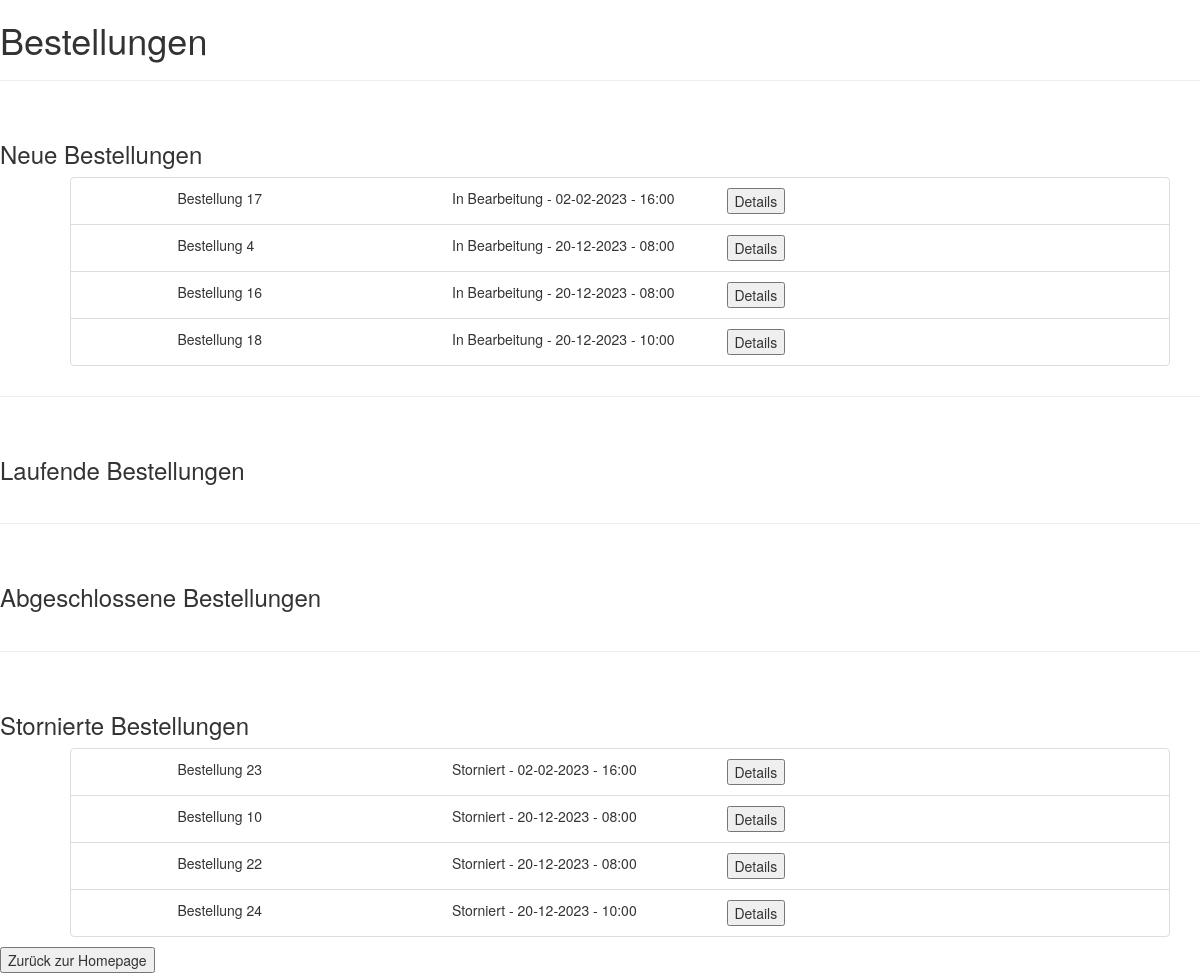
Page /customer/bestellungen (signed in) on the earlier database version.
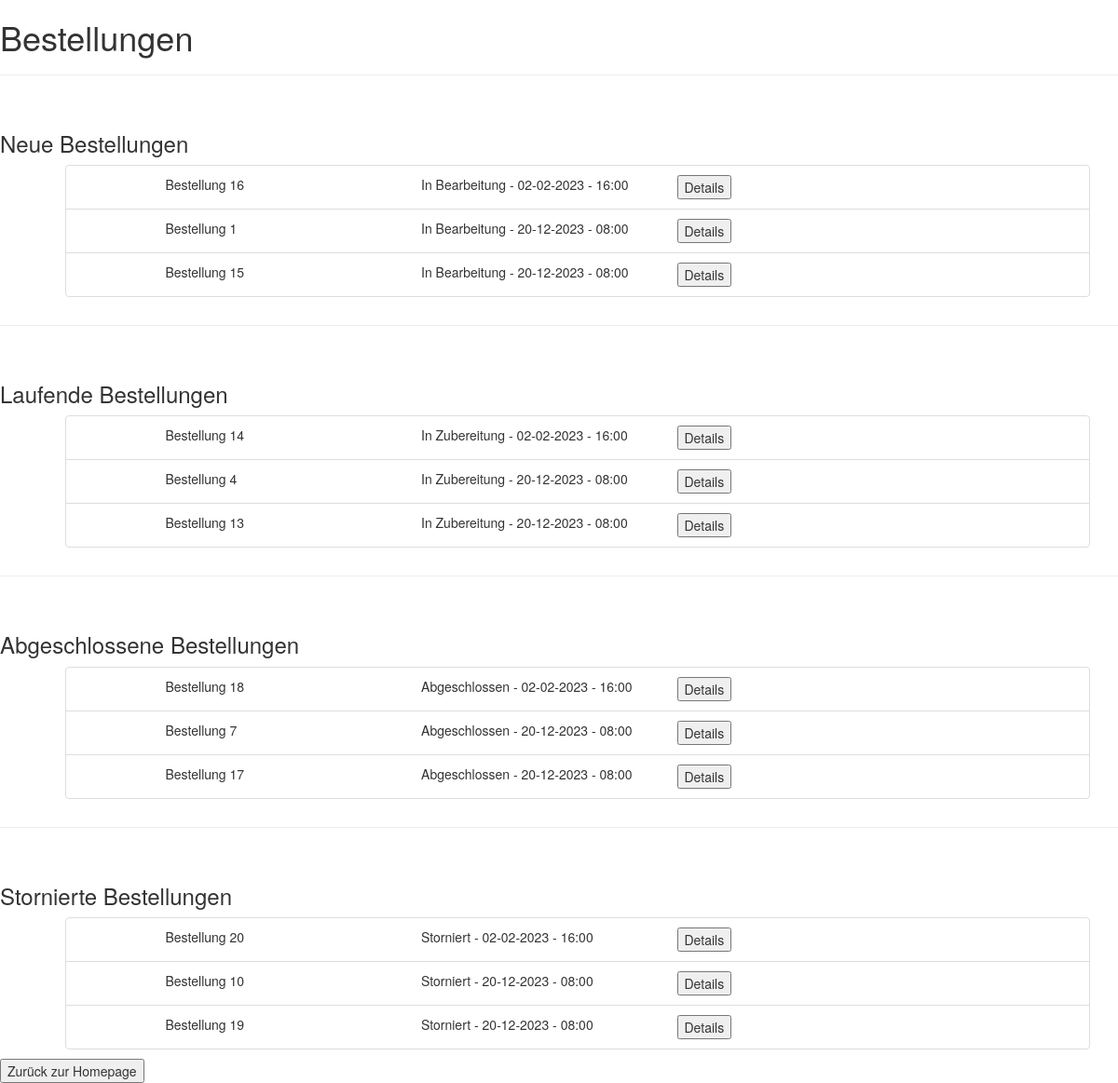
Same page on the later database version.
### tables this page shows
CREATE TABLE 'bestellung' ('bestell_id' INTEGER PRIMARY KEY AUTOINCREMENT,'status' TEXT, 'eingangsTag' DATE, 'eingangsUhrzeit' TIME, 'zusatztext' TEXT, 'restaurant_username' TEXT, 'customer_username' TEXT, FOREIGN KEY (restaurant_username) references restaurant(username), FOREIGN KEY (customer_username) references kunde(username));

### app.py (the view)
@app.route("/customer/bestellungen")
def customerOrders():
    if(not 'customer_username' in session):
        return render_template('customer_login.html')
    username = session['customer_username']
    newOrders = zugreifer.getNewOrdersForCustomer(username)
    pendingOrders = zugreifer.getPendingOrdersForCustomer(username)
    finishedOrders = zugreifer.getFinishedOrdersForCustomer(username)
    canceledOrders = zugreifer.getCanceledOrdersForCustomer(username)
    return render_template('customer_orders.html', newOrders = newOrders, pendingOrders = pendingOrders, finishedOrders = finishedOrders, canceledOrders = canceledOrders)

### zugreifer.py (called while the page is built)
def getNewOrdersForCustomer(username):
    con = sqlite3.connect("Database.db")
    cur = con.cursor()
    result = cur.execute("SELECT * FROM bestellung where customer_username='" + username + "' and status='In Bearbeitung' order by eingangsTag asc , eingangsUhrzeit asc;");
    newOrders = list()
    for x in result:
        newOrders.append(order(x[0], x[1], x[2], x[3], x[4], x[5], x[6]))
    cur.close()
    con.close()
    return newOrders;

def getPendingOrdersForCustomer(username):
    con = sqlite3.connect("Database.db")
    cur = con.cursor()
    result = cur.execute("SELECT * FROM bestellung where customer_username='" + username + "' and status='In Zubereitung' order by eingangsTag asc , eingangsUhrzeit asc;");
    pendingOrders = list()
    for x in result:
        pendingOrders.append(order(x[0], x[1], x[2], x[3], x[4], x[5], x[6]))
    cur.close()
    con.close()
    return pendingOrders;

### templates/customer_orders.html (shortened to what the changed rows need)
<!DOCTYPE html>
<html>
    <head>
        <link rel="stylesheet" href="https://maxcdn.bootstrapcdn.com/bootstrap/3.4.1/css/bootstrap.min.css">
    </head>
    <body>
        <h1>Bestellungen</h1>
        <hr><br>
        <h3>Neue Bestellungen</h3>
        <div class="container">
            <ul>
                {%for newOrder in newOrders%}
                <li class="list-group-item" style="list-style-type: none;">
                    <div class="row">
                        <div class="col-sm-1"></div>
                        <div class="col-sm-3">
                            Bestellung {{ newOrder.orderId }}
                        </div>
                        <div class="col-sm-3">
                            {{ newOrder.status }} - {{ newOrder.date }} - {{ newOrder.time }}
                        </div>
                        <div class="col-sm-3">
                            <form action="{{ url_for('customerOrderDetails',orderId = newOrder.orderId) }}" method=post >
                                <button type="submit">Details</button>
                            </form>
                        </div>
                </li>
                {% endfor %}
            </ul>
        </div>
        <hr><br>
        <h3>Laufende Bestellungen</h3>
        <div class="container">
            <ul>
                {%for pendingOrder in pendingOrders%}
                <li class="list-group-item" style="list-style-type: none;">
                    <div class="row">
                        <div class="col-sm-1"></div>
                        <div class="col-sm-3">
                            Bestellung {{ pendingOrder.orderId }}
                        </div>
                        <div class="col-sm-3">
                            {{ pendingOrder.status }} - {{ pendingOrder.date }} - {{ pendingOrder.time }}
                        </div>
                        <div class="col-sm-3">
                            <form action="{{ url_for('customerOrderDetails',orderId = pendingOrder.orderId) }}" method=post >
                                <button type="submit">Details</button>
                            </form>
                        </div>
                </li>
                {% endfor %}
            </ul>
        </div>
        <hr><br>
        <h3>Abgeschlossene Bestellungen</h3>
        <div class="container">
            <ul>
                {%for finishedOrder in finishedOrders %}
                <li class="list-group-item" style="list-style-type: none;">
                    <div class="row">
                        <div class="col-sm-1"></div>
                        <div class="col-sm-3">
                            Bestellung {{ finishedOrder.orderId }}
                        </div>
                        <div class="col-sm-3">
                            {{ finishedOrder.status }} - {{ finishedOrder.date }} - {{ finishedOrder.time }}
                        </div>
                        <div class="col-sm-3">
                            <form action="{{ url_for('restaurantOrderDetails',orderId = finishedOrder.orderId) }}" method=post >
                                <button type="submit">Details</button>
                            </form>
                        </div>
                </li>
                {% endfor %}
            </ul>
        </div>
        <hr><br>
        <h3>Stornierte Bestellungen</h3>
        <div class="container">
            <ul>
                {%for canceledOrder in canceledOrders %}
                <li class="list-group-item" style="list-style-type: none;">
                    <div class="row">
                        <div class="col-sm-1"></div>
                        <div class="col-sm-3">
                            Bestellung {{ canceledOrder.orderId }}
                        </div>
                        <div class="col-sm-3">
                            {{ canceledOrder.status }} - {{ canceledOrder.date }} - {{ canceledOrder.time }}
                        </div>
                        <div class="col-sm-3">
                            <form action="{{ url_for('restaurantOrderDetails',orderId = canceledOrder.orderId) }}" method=post >
                                <button type="submit">Details</button>
                            </form>
                        </div>
                </li>
                {% endfor %}
            </ul>
        </div>
        <div class="row-sm-20">
            <form action="/customer" method="get">
            </form>
        </div>
    </body>
</html>

Differences in the rows shown:
removed bestellung: orderId "23", status "Storniert", date "02-02-2023", time "16:00", shown under "Stornierte Bestellungen"
removed bestellung: orderId "22", status "Storniert", date "20-12-2023", time "08:00", shown under "Stornierte Bestellungen"
removed bestellung: orderId "24", status "Storniert", date "20-12-2023", time "10:00", shown under "Stornierte Bestellungen"
changed bestellung id 16: date "20-12-2023" → "02-02-2023"; time "08:00" → "16:00"
now on this page (row edited): bestellung: orderId "1", status "In Bearbeitung", date "20-12-2023", time "08:00", shown under "Neue Bestellungen"
now on this page (row edited): bestellung: orderId "15", status "In Bearbeitung", date "20-12-2023", time "08:00", shown under "Neue Bestellungen"
now on this page (row edited): bestellung: orderId "14", status "In Zubereitung", date "02-02-2023", time "16:00", shown under "Laufende Bestellungen"
changed bestellung id 4: moves from the list under "Neue Bestellungen" to the list under "Laufende Bestellungen"
now on this page (row edited): bestellung: orderId "13", status "In Zubereitung", date "20-12-2023", time "08:00", shown under "Laufende Bestellungen"
changed bestellung id 18: moves from the list under "Neue Bestellungen" to the list under "Abgeschlossene Bestellungen"
now on this page (row edited): bestellung: orderId "7", status "Abgeschlossen", date "20-12-2023", time "08:00", shown under "Abgeschlossene Bestellungen"
changed bestellung id 17: moves from the list under "Neue Bestellungen" to the list under "Abgeschlossene Bestellungen"
now on this page (row edited): bestellung: orderId "20", status "Storniert", date "02-02-2023", time "16:00", shown under "Stornierte Bestellungen"
now on this page (row edited): bestellung: orderId "19", status "Storniert", date "20-12-2023", time "08:00", shown under "Stornierte Bestellungen"
